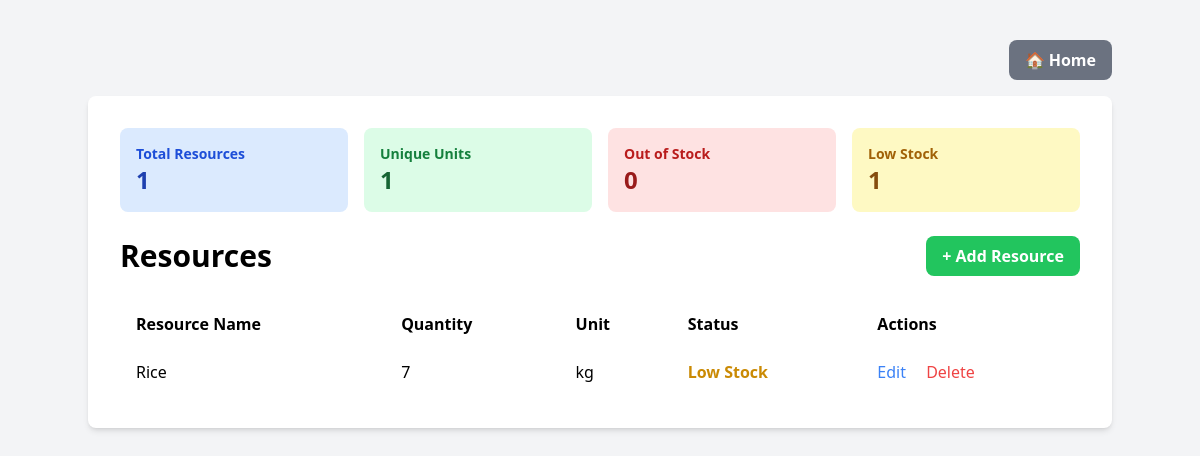
The app's page /resources.php with its own data.
### tables this page shows
CREATE TABLE `resource` (
  `id` int(11) NOT NULL,
  `name` varchar(100) NOT NULL,
  `quantity` int(11) DEFAULT NULL,
  `unit` varchar(20) DEFAULT NULL
);

### public/resources.php (the view, shortened to what this page needs)
<?php
require_once '../includes/db_connect.php';
$sql = "SELECT
    r.*,
    CASE
        WHEN quantity = 0 THEN 'Out of Stock'
        WHEN quantity < 10 THEN 'Low Stock'
        ELSE 'In Stock'
    END as stock_status
FROM Resource r
ORDER BY
    CASE
        WHEN quantity = 0 THEN 1
        WHEN quantity < 10 THEN 2
        ELSE 3
    END,
    name ASC";
$result = $conn->query($sql);
$stats_sql = "SELECT
    COUNT(*) as total_resources,
    COUNT(DISTINCT unit) as unique_units,
    SUM(CASE WHEN quantity = 0 THEN 1 ELSE 0 END) as out_of_stock,
    SUM(CASE WHEN quantity < 10 AND quantity > 0 THEN 1 ELSE 0 END) as low_stock
FROM Resource";
$stats_result = $conn->query($stats_sql);
$stats = $stats_result->fetch_assoc();
?>
<!DOCTYPE html>
<html lang="en">
<head>
    <script src="https://cdn.tailwindcss.com"></script>
</head>
<body class="bg-gray-100">
    <div class="container mx-auto mt-10">
        <div class="flex justify-end mb-4">
            <a href="index.php" class="bg-gray-500 text-white font-bold py-2 px-4 rounded-lg hover:bg-gray-600">
                🏠 Home
            </a>
        </div>
        <div class="p-8 bg-white rounded-lg shadow-md">
            <div class="grid grid-cols-4 gap-4 mb-6">
                <div class="bg-blue-100 p-4 rounded-lg">
                    <h3 class="text-sm font-semibold text-blue-700">Total Resources</h3>
                    <p class="text-2xl font-bold text-blue-800"><?php echo $stats['total_resources']; ?></p>
                </div>
                <div class="bg-green-100 p-4 rounded-lg">
                    <h3 class="text-sm font-semibold text-green-700">Unique Units</h3>
                    <p class="text-2xl font-bold text-green-800"><?php echo $stats['unique_units']; ?></p>
                </div>
                <div class="bg-red-100 p-4 rounded-lg">
                    <h3 class="text-sm font-semibold text-red-700">Out of Stock</h3>
                    <p class="text-2xl font-bold text-red-800"><?php echo $stats['out_of_stock']; ?></p>
                </div>
                <div class="bg-yellow-100 p-4 rounded-lg">
                    <h3 class="text-sm font-semibold text-yellow-700">Low Stock</h3>
                    <p class="text-2xl font-bold text-yellow-800"><?php echo $stats['low_stock']; ?></p>
                </div>
            </div>
            <div class="flex justify-between items-center mb-6">
                <h1 class="text-3xl font-bold">Resources</h1>
                <a href="add_resource.php" class="bg-green-500 text-white font-bold py-2 px-4 rounded-lg hover:bg-green-600">
                    + Add Resource
                </a>
            </div>
            <table class="min-w-full bg-white">
                <thead>
                    <tr>
                        <th class="py-3 px-4 text-left">Resource Name</th>
                        <th class="py-3 px-4 text-left">Quantity</th>
                        <th class="py-3 px-4 text-left">Unit</th>
                        <th class="py-3 px-4 text-left">Status</th>
                        <th class="py-3 px-4 text-left">Actions</th>
                    </tr>
                </thead>
                <tbody>
                    <?php if ($result->num_rows > 0): ?>
                        <?php while($row = $result->fetch_assoc()): ?>
                            <tr>
                                <td class="py-3 px-4"><?php echo htmlspecialchars($row['name']); ?></td>
                                <td class="py-3 px-4"><?php echo htmlspecialchars($row['quantity']); ?></td>
                                <td class="py-3 px-4"><?php echo htmlspecialchars($row['unit']); ?></td>
                                <td class="py-3 px-4">
                                    <?php
                                    $status_color = match($row['stock_status']) {
                                        'Out of Stock' => 'text-red-600',
                                        'Low Stock' => 'text-yellow-600',
                                        default => 'text-green-600'
                                    };
                                    ?>
                                    <span class="<?php echo $status_color; ?> font-semibold">
                                        <?php echo htmlspecialchars($row['stock_status']); ?>
                                    </span>
                                </td>
                                <td class="py-3 px-4">
                                    <a href="edit_resource.php?id=<?php echo $row['id']; ?>"
                                       class="text-blue-500 hover:text-blue-700">Edit</a>
                                    <a href="delete_resource.php?id=<?php echo $row['id']; ?>"
                                       class="text-red-500 hover:text-red-700 ml-4"
                                       onclick="return confirm('Are you sure you want to delete this resource?')">Delete</a>
                                </td>
                            </tr>
                        <?php endwhile; ?>
                    <?php else: ?>
                        <tr>
                            <td colspan="5" class="text-center py-4">No resources recorded yet</td>
                        </tr>
                    <?php endif; ?>
                </tbody>
            </table>
        </div>
    </div>
</body>
</html>

### records on screen
resource: name "Rice", quantity "7", unit "kg", stock_status "Low Stock"

### other values on screen
$stats['total_resources'] "1"
$stats['unique_units'] "1"
$stats['out_of_stock'] "0"
$stats['low_stock'] "1"
